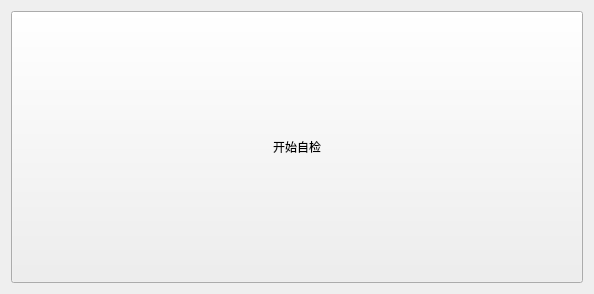
<?xml version="1.0" encoding="UTF-8"?>
<ui version="4.0">
 <class>SelfCheckWin</class>
 <widget class="QWidget" name="SelfCheckWin">
  <property name="geometry">
   <rect>
    <x>0</x>
    <y>0</y>
    <width>594</width>
    <height>294</height>
   </rect>
  </property>
  <property name="windowTitle">
   <string>Form</string>
  </property>
  <layout class="QVBoxLayout" name="verticalLayout">
   <item>
    <widget class="QPushButton" name="selfButton">
     <property name="sizePolicy">
      <sizepolicy hsizetype="Minimum" vsizetype="Minimum">
       <horstretch>0</horstretch>
       <verstretch>0</verstretch>
      </sizepolicy>
     </property>
     <property name="text">
      <string>开始自检</string>
     </property>
    </widget>
   </item>
  </layout>
 </widget>
 <resources/>
 <connections/>
</ui>
